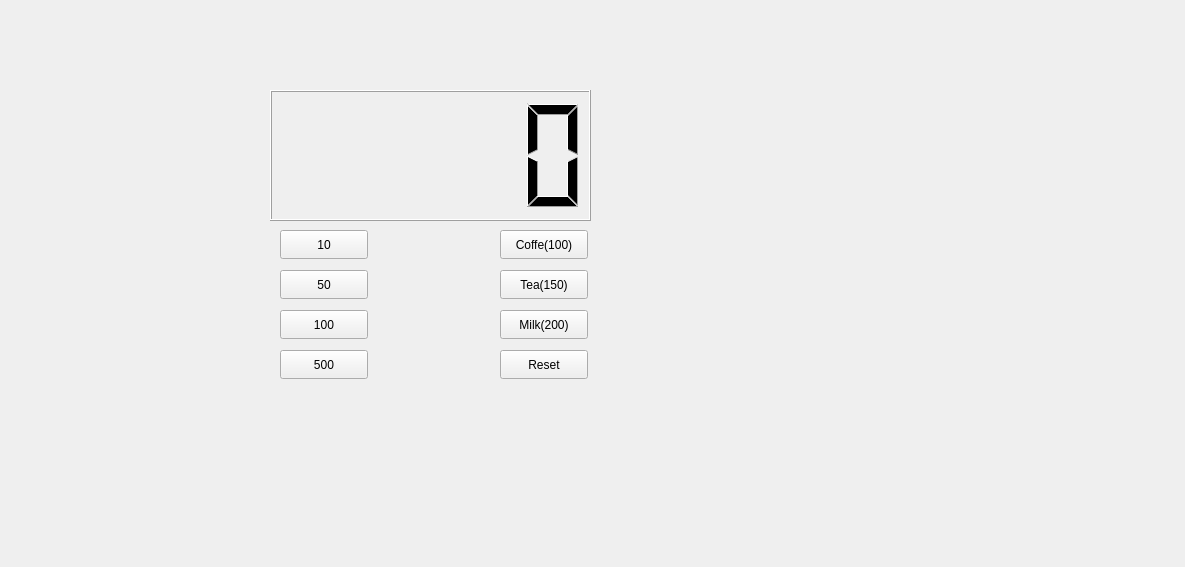
<?xml version="1.0" encoding="UTF-8"?>
<ui version="4.0">
 <class>Widget</class>
 <widget class="QWidget" name="Widget">
  <property name="geometry">
   <rect>
    <x>0</x>
    <y>0</y>
    <width>1185</width>
    <height>567</height>
   </rect>
  </property>
  <property name="windowTitle">
   <string>Widget</string>
  </property>
  <widget class="QLCDNumber" name="lcdNumber">
   <property name="geometry">
    <rect>
     <x>270</x>
     <y>90</y>
     <width>321</width>
     <height>131</height>
    </rect>
   </property>
  </widget>
  <widget class="QPushButton" name="pb10">
   <property name="geometry">
    <rect>
     <x>280</x>
     <y>230</y>
     <width>88</width>
     <height>29</height>
    </rect>
   </property>
   <property name="text">
    <string>10</string>
   </property>
  </widget>
  <widget class="QPushButton" name="pb50">
   <property name="geometry">
    <rect>
     <x>280</x>
     <y>270</y>
     <width>88</width>
     <height>29</height>
    </rect>
   </property>
   <property name="text">
    <string>50</string>
   </property>
  </widget>
  <widget class="QPushButton" name="pb100">
   <property name="geometry">
    <rect>
     <x>280</x>
     <y>310</y>
     <width>88</width>
     <height>29</height>
    </rect>
   </property>
   <property name="text">
    <string>100</string>
   </property>
  </widget>
  <widget class="QPushButton" name="pb500">
   <property name="geometry">
    <rect>
     <x>280</x>
     <y>350</y>
     <width>88</width>
     <height>29</height>
    </rect>
   </property>
   <property name="text">
    <string>500</string>
   </property>
  </widget>
  <widget class="QPushButton" name="pbCoffe">
   <property name="geometry">
    <rect>
     <x>500</x>
     <y>230</y>
     <width>88</width>
     <height>29</height>
    </rect>
   </property>
   <property name="text">
    <string>Coffe(100)</string>
   </property>
  </widget>
  <widget class="QPushButton" name="pbTea">
   <property name="geometry">
    <rect>
     <x>500</x>
     <y>270</y>
     <width>88</width>
     <height>29</height>
    </rect>
   </property>
   <property name="text">
    <string>Tea(150)</string>
   </property>
  </widget>
  <widget class="QPushButton" name="pbMilk">
   <property name="geometry">
    <rect>
     <x>500</x>
     <y>310</y>
     <width>88</width>
     <height>29</height>
    </rect>
   </property>
   <property name="text">
    <string>Milk(200)</string>
   </property>
  </widget>
  <widget class="QPushButton" name="pbReset">
   <property name="geometry">
    <rect>
     <x>500</x>
     <y>350</y>
     <width>88</width>
     <height>29</height>
    </rect>
   </property>
   <property name="text">
    <string>Reset</string>
   </property>
  </widget>
 </widget>
 <resources/>
 <connections/>
</ui>
